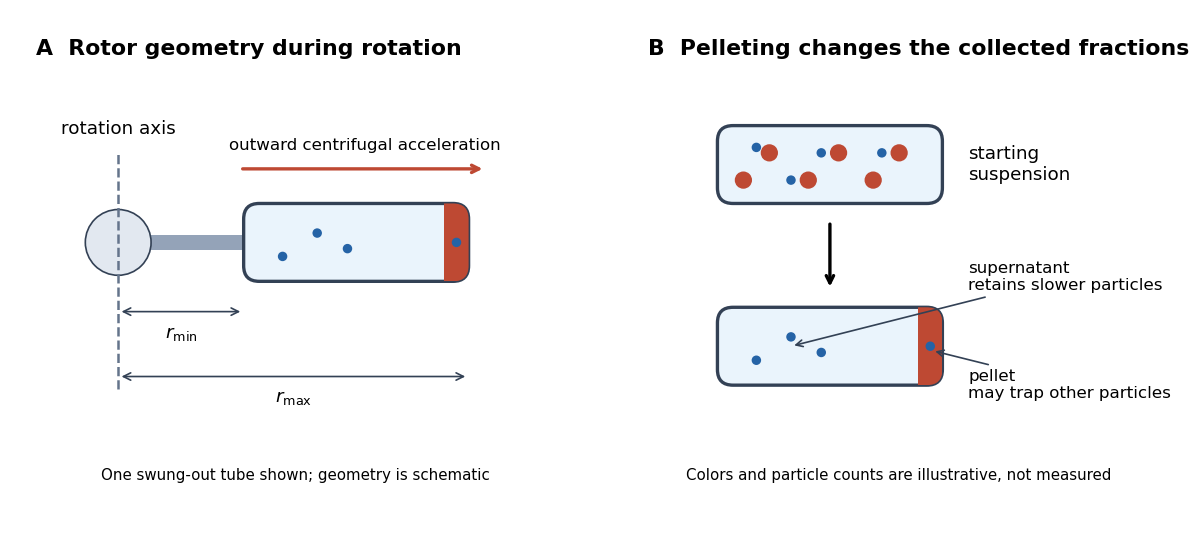

This figure's Python source:
"""Conceptual rotor geometry and pelleting; no measured particle counts.

Tested with Python 3.14, matplotlib 3.10.7 and numpy 2.3.5.
Run from _media; writes the matching PNG to the current directory.
"""

from pathlib import Path

import matplotlib.pyplot as plt
from matplotlib.patches import Circle, FancyBboxPatch, Rectangle


def tube(ax, x, y, width, height, *, separated=False):
    shell = FancyBboxPatch(
        (x, y), width, height, boxstyle="round,pad=0,rounding_size=0.18",
        facecolor="#eaf4fc", edgecolor="#334155", linewidth=2,
    )
    ax.add_patch(shell)
    if separated:
        pellet = Rectangle((x + width - 0.28, y), 0.28, height,
                           facecolor="#be4933", edgecolor="none")
        pellet.set_clip_path(shell)
        ax.add_patch(pellet)
        points = [(0.45, 0.32), (0.85, 0.62), (1.2, 0.42), (width - 0.14, 0.5)]
        for px, py in points:
            ax.add_patch(Circle((x + px, y + py * height), 0.045, color="#2563a6"))
    else:
        for px, py in [(0.3, 0.3), (0.6, 0.65), (1.05, 0.3), (1.4, 0.65),
                       (1.8, 0.3), (2.1, 0.65)]:
            ax.add_patch(Circle((x + px, y + py * height), 0.09, color="#be4933"))
        for px, py in [(0.45, 0.72), (0.85, 0.3), (1.2, 0.65), (1.9, 0.65)]:
            ax.add_patch(Circle((x + px, y + py * height), 0.045, color="#2563a6"))


def main():
    plt.rcParams.update({"font.size": 11, "font.family": "DejaVu Sans"})
    fig, (left, right) = plt.subplots(1, 2, figsize=(10, 4.5), dpi=120)
    fig.patch.set_facecolor("white")
    for ax in (left, right):
        ax.set(xlim=(-0.3, 5.8), ylim=(-0.65, 4.4), aspect="equal")
        ax.axis("off")
    left.set_title("A  Rotor geometry during rotation", loc="left", weight="bold")
    left.add_patch(Circle((0.65, 2.35), 0.38, facecolor="#e2e8f0", edgecolor="#334155"))
    left.plot([0.65, 0.65], [0.65, 3.4], linestyle="--", color="#64748b")
    left.text(0.65, 3.6, "rotation axis", ha="center")
    left.plot([1.03, 2.1], [2.35, 2.35], color="#94a3b8", linewidth=9, zorder=0)
    tube(left, 2.1, 1.9, 2.6, 0.9, separated=True)
    left.annotate("", (4.9, 3.2), (2.05, 3.2),
                  arrowprops={"arrowstyle": "->", "color": "#be4933", "lw": 2})
    left.text(3.5, 3.42, "outward centrifugal acceleration", ha="center", fontsize=10)
    for y, endpoint, label in [(1.55, 2.1, r"$r_{\min}$"), (0.8, 4.7, r"$r_{\max}$")]:
        left.annotate("", (endpoint, y), (0.65, y),
                      arrowprops={"arrowstyle": "<->", "color": "#334155"})
        left.text((0.65 + endpoint) / 2, y - 0.3, label, ha="center")
    left.text(2.7, -0.4, "One swung-out tube shown; geometry is schematic", ha="center", fontsize=9)
    right.set_title("B  Pelleting changes the collected fractions", loc="left", weight="bold")
    tube(right, 0.5, 2.8, 2.6, 0.9)
    right.text(3.4, 3.25, "starting\nsuspension", va="center")
    right.annotate("", (1.8, 1.8), (1.8, 2.6), arrowprops={"arrowstyle": "->", "lw": 2})
    tube(right, 0.5, 0.7, 2.6, 0.9, separated=True)
    right.annotate("supernatant\nretains slower particles", (1.35, 1.15), (3.4, 1.8),
                   fontsize=10, arrowprops={"arrowstyle": "->", "color": "#334155"})
    right.annotate("pellet\nmay trap other particles", (2.98, 1.1), (3.4, 0.55),
                   fontsize=10, arrowprops={"arrowstyle": "->", "color": "#334155"})
    right.text(2.6, -0.4, "Colors and particle counts are illustrative, not measured", ha="center", fontsize=9)
    fig.subplots_adjust(left=0.03, right=0.98, bottom=0.05, top=0.9, wspace=0.16)
    fig.savefig(Path.cwd() / (Path(__file__).stem + ".png"), facecolor="white", transparent=False)
    plt.close(fig)


if __name__ == "__main__":
    main()
